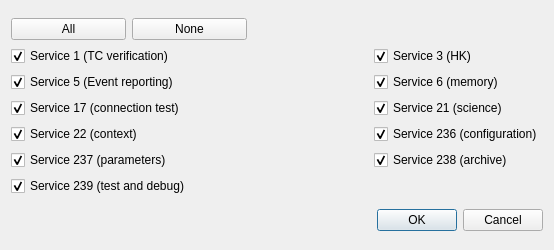
<?xml version="1.0" encoding="UTF-8"?>
<ui version="4.0">
 <class>Dialog</class>
 <widget class="QDialog" name="Dialog">
  <property name="geometry">
   <rect>
    <x>0</x>
    <y>0</y>
    <width>554</width>
    <height>250</height>
   </rect>
  </property>
  <property name="windowTitle">
   <string>Dialog</string>
  </property>
  <layout class="QVBoxLayout" name="verticalLayout">
   <item>
    <layout class="QGridLayout" name="gridLayout">
     <item row="0" column="0">
      <widget class="QPushButton" name="pushButtonAll">
       <property name="text">
        <string>All</string>
       </property>
      </widget>
     </item>
     <item row="0" column="1">
      <widget class="QPushButton" name="pushButtonNone">
       <property name="text">
        <string>None</string>
       </property>
      </widget>
     </item>
     <item row="0" column="2" colspan="2">
      <spacer name="horizontalSpacer">
       <property name="orientation">
        <enum>Qt::Horizontal</enum>
       </property>
       <property name="sizeHint" stdset="0">
        <size>
         <width>168</width>
         <height>20</height>
        </size>
       </property>
      </spacer>
     </item>
     <item row="1" column="0" colspan="3">
      <widget class="QCheckBox" name="checkBoxS1">
       <property name="text">
        <string>Service 1 (TC verification)</string>
       </property>
       <property name="checked">
        <bool>true</bool>
       </property>
      </widget>
     </item>
     <item row="1" column="3">
      <widget class="QCheckBox" name="checkBoxS3">
       <property name="text">
        <string>Service 3 (HK)</string>
       </property>
       <property name="checked">
        <bool>true</bool>
       </property>
      </widget>
     </item>
     <item row="2" column="0" colspan="3">
      <widget class="QCheckBox" name="checkBoxS5">
       <property name="text">
        <string>Service 5 (Event reporting)</string>
       </property>
       <property name="checked">
        <bool>true</bool>
       </property>
      </widget>
     </item>
     <item row="2" column="3">
      <widget class="QCheckBox" name="checkBoxS6">
       <property name="text">
        <string>Service 6 (memory)</string>
       </property>
       <property name="checked">
        <bool>true</bool>
       </property>
      </widget>
     </item>
     <item row="3" column="0" colspan="3">
      <widget class="QCheckBox" name="checkBoxS17">
       <property name="text">
        <string>Service 17 (connection test)</string>
       </property>
       <property name="checked">
        <bool>true</bool>
       </property>
      </widget>
     </item>
     <item row="3" column="3">
      <widget class="QCheckBox" name="checkBoxS21">
       <property name="text">
        <string>Service 21 (science)</string>
       </property>
       <property name="checked">
        <bool>true</bool>
       </property>
      </widget>
     </item>
     <item row="4" column="0" colspan="2">
      <widget class="QCheckBox" name="checkBoxS22">
       <property name="text">
        <string>Service 22 (context)</string>
       </property>
       <property name="checked">
        <bool>true</bool>
       </property>
      </widget>
     </item>
     <item row="4" column="3">
      <widget class="QCheckBox" name="checkBoxS236">
       <property name="text">
        <string>Service 236 (configuration)</string>
       </property>
       <property name="checked">
        <bool>true</bool>
       </property>
      </widget>
     </item>
     <item row="5" column="0" colspan="3">
      <widget class="QCheckBox" name="checkBoxS237">
       <property name="text">
        <string>Service 237 (parameters)</string>
       </property>
       <property name="checked">
        <bool>true</bool>
       </property>
      </widget>
     </item>
     <item row="5" column="3">
      <widget class="QCheckBox" name="checkBoxS238">
       <property name="text">
        <string>Service 238 (archive)</string>
       </property>
       <property name="checked">
        <bool>true</bool>
       </property>
      </widget>
     </item>
     <item row="6" column="0" colspan="4">
      <widget class="QCheckBox" name="checkBoxS239">
       <property name="text">
        <string>Service 239 (test and debug)</string>
       </property>
       <property name="checked">
        <bool>true</bool>
       </property>
      </widget>
     </item>
    </layout>
   </item>
   <item>
    <widget class="QDialogButtonBox" name="buttonBox">
     <property name="orientation">
      <enum>Qt::Horizontal</enum>
     </property>
     <property name="standardButtons">
      <set>QDialogButtonBox::Cancel|QDialogButtonBox::Ok</set>
     </property>
    </widget>
   </item>
  </layout>
 </widget>
 <resources/>
 <connections>
  <connection>
   <sender>buttonBox</sender>
   <signal>accepted()</signal>
   <receiver>Dialog</receiver>
   <slot>accept()</slot>
   <hints>
    <hint type="sourcelabel">
     <x>248</x>
     <y>254</y>
    </hint>
    <hint type="destinationlabel">
     <x>157</x>
     <y>274</y>
    </hint>
   </hints>
  </connection>
  <connection>
   <sender>buttonBox</sender>
   <signal>rejected()</signal>
   <receiver>Dialog</receiver>
   <slot>reject()</slot>
   <hints>
    <hint type="sourcelabel">
     <x>316</x>
     <y>260</y>
    </hint>
    <hint type="destinationlabel">
     <x>286</x>
     <y>274</y>
    </hint>
   </hints>
  </connection>
 </connections>
</ui>
